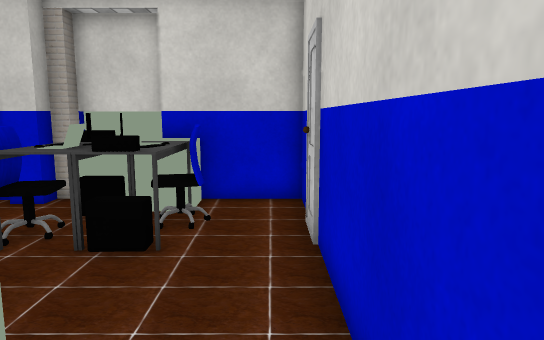
[1] (above)

12 first-person views from a walk through a Unity game level. The camera is 1.3 m above the floor, tilts 8° down and sees 70° across. The floor is counted in squares, 0.53 m on a side. Each view is taken from the middle of a square. On the plan, view 1 faces up. The plan holds only what a view shows up to about 20 squares ahead; the rest is blank. The player is left out. Some surface patterns are stand-ins.

[2]
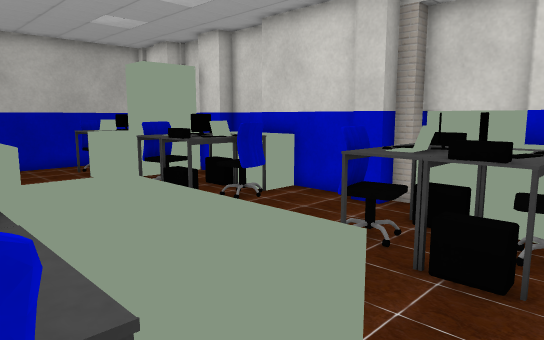

[3]
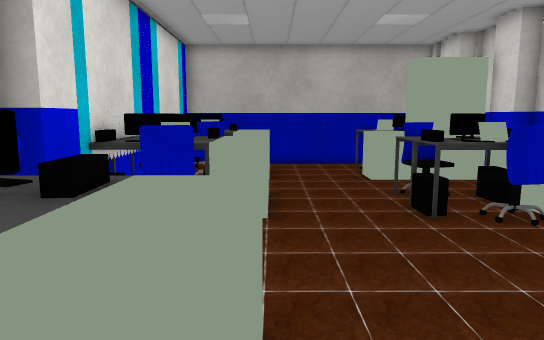

[4]
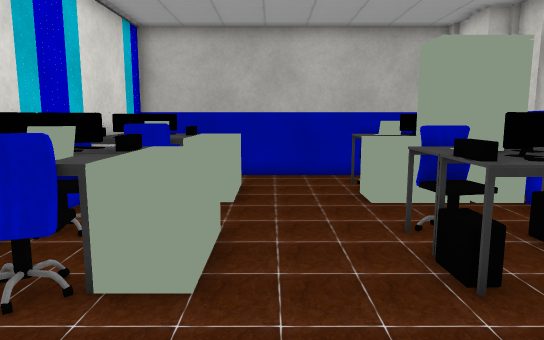

[5]
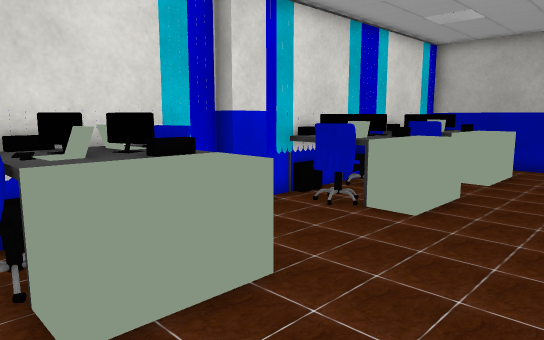

[6]
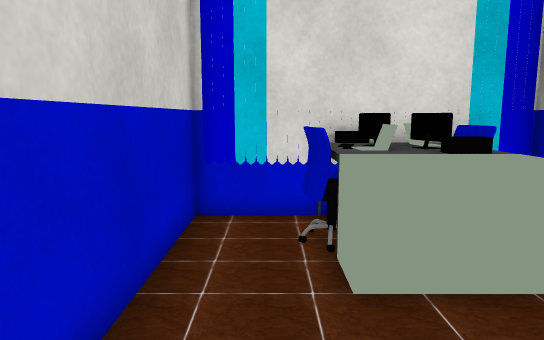

[7]
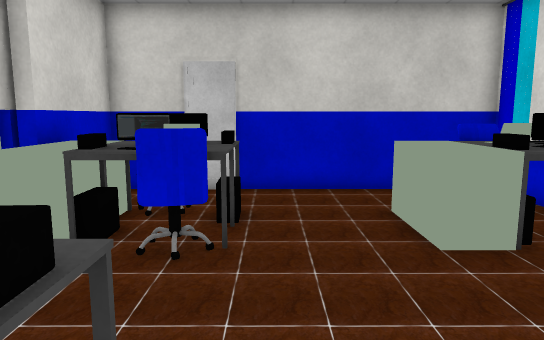

[8]
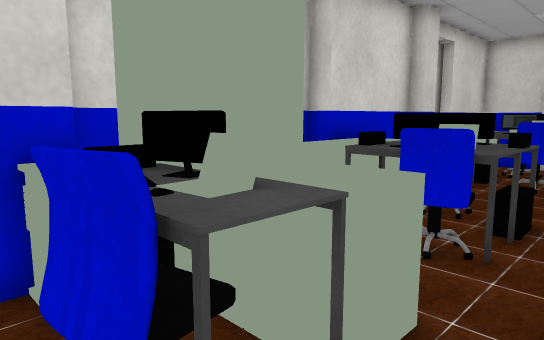

[9]
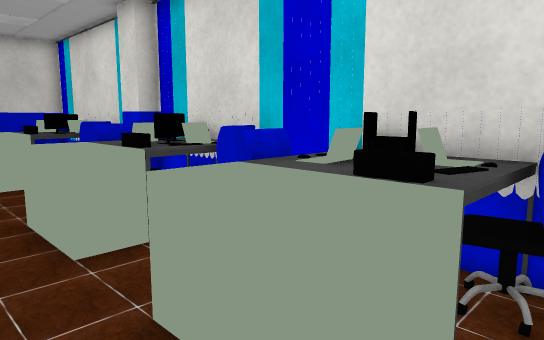

[10]
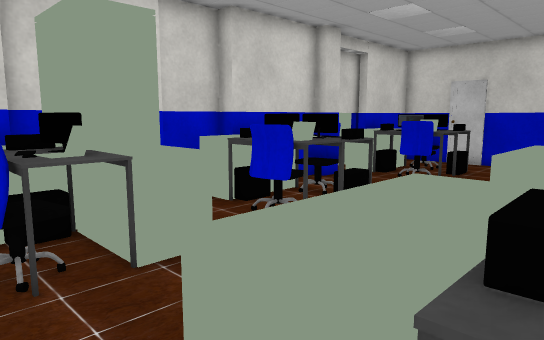

[11]
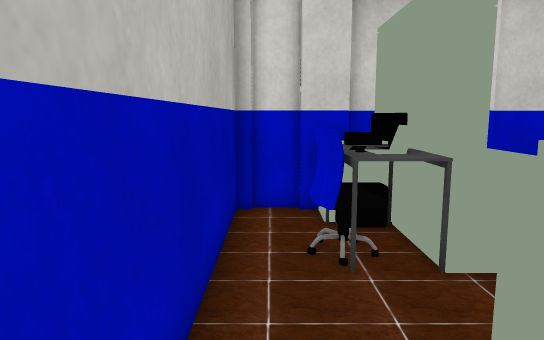

[12]
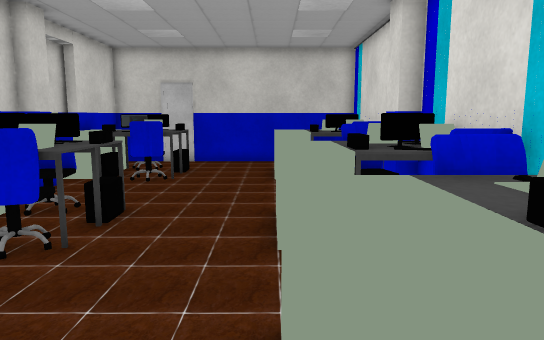

### Floor plan
Key: @ floor where view 1 was taken; # wall or solid block; . floor; = window, fence, low wall or low ledge; ^ raised ledge.
Columns run from 21 left of view 1 to 1 right of it. Each row starts with its distance up from view 1.
 12    ##  ###     ####
 11 ####^^##^^^^####^^^^###
 10 #.^^^#..^^^^....^^^^..#
  9 #.^^^#..^^^^....^^^^..#
  8 #.^^^^.=^^^^....^^^^..#
  7 #.^^^^..^^^^....^^^^..#
  6 #.....................#
  5 #.....................#
  4 #.....................#
  3 #..^^^..^^^.....^^^...#
  2 # ^^^^..^^^^....^^^^..#
  1 #.^^^^#.^^^^....^^^^..#
  0 # ^^^^##^^^^ ..#^^^^ @#
 -1 ###^^####^^######^^^###

Where each view was taken, in squares from view 1:
view 1: 0 up, 0 right, facing up
view 2: 1 up, 1 left, facing up-left
view 3: 3 up, 1 left, facing left
view 4: 4 up, 5 left, facing left
view 5: 7 up, 1 left, facing down-left
view 6: 8 up, 1 left, facing down
view 7: 6 up, 12 left, facing right
view 8: 5 up, 20 left, facing up-right
view 9: 5 up, 20 left, facing down-right
view 10: 1 up, 20 left, facing up-right
view 11: 1 up, 20 left, facing up
view 12: 3 up, 20 left, facing right
